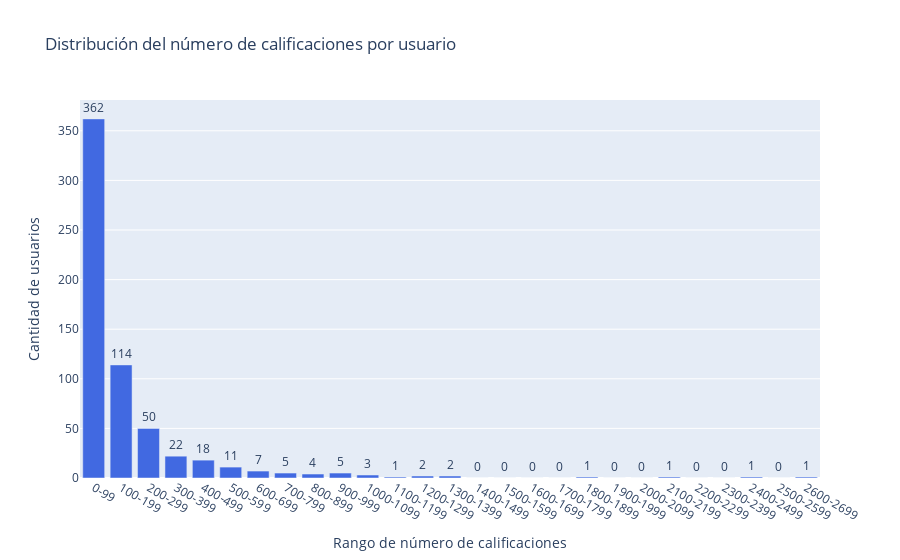

The code cell stored with this chart in its notebook:
### Code cell
import numpy as np
import plotly.graph_objects as go

# Obtener número de calificaciones por usuario
rating_users = pd.read_sql('''
    SELECT userId AS user_id,
           COUNT(*) AS cnt_rat
    FROM ratings
    GROUP BY userId
''', con)

# Definir los rangos (bins más grandes: de 50 en 50)
bin_size = 100  # Tamaño del bin
max_val = rating_users['cnt_rat'].max()
bins = np.arange(0, max_val + bin_size, bin_size)
labels = [f"{b}-{b+bin_size-1}" for b in bins[:-1]]

# Agrupar en los bins
rating_users['bin'] = pd.cut(rating_users['cnt_rat'], bins=bins, labels=labels, right=False)

# Contar cuántos usuarios hay en cada rango
hist_data = rating_users['bin'].value_counts().sort_index()

# Crear gráfico de barras
data = go.Bar(
    x=hist_data.index.astype(str),
    y=hist_data.values,
    text=hist_data.values,
    textposition="outside",
    marker=dict(color='royalblue')
)

layout = go.Layout(
    title="Distribución del número de calificaciones por usuario",
    xaxis={'title': 'Rango de número de calificaciones'},
    yaxis={'title': 'Cantidad de usuarios'}
)

go.Figure(data=[data], layout=layout).show()

### Figure 1 — Plotly figure (JSON) as saved in the notebook; plotly's stock layout.template omitted (floating-point values rounded to 4 significant figures)
{"data": [{"marker": {"color": "royalblue"}, "text": [362.0, 114.0, 50.0, 22.0, 18.0, 11.0, 7.0, 5.0, 4.0, 5.0, 3.0, 1.0, 2.0, 2.0, 0.0, 0.0, 0.0, 0.0, 1.0, 0.0, 0.0, 1.0, 0.0, 0.0, 1.0, 0.0, 1.0], "textposition": "outside", "type": "bar", "x": ["0-99", "100-199", "200-299", "300-399", "400-499", "500-599", "600-699", "700-799", "800-899", "900-999", "1000-1099", "1100-1199", "1200-1299", "1300-1399", "1400-1499", "1500-1599", "1600-1699", "1700-1799", "1800-1899", "1900-1999", "2000-2099", "2100-2199", "2200-2299", "2300-2399", "2400-2499", "2500-2599", "2600-2699"], "y": [362, 114, 50, 22, 18, 11, 7, 5, 4, 5, 3, 1, 2, 2, 0, 0, 0, 0, 1, 0, 0, 1, 0, 0, 1, 0, 1]}], "layout": {"title": {"text": "Distribución del número de calificaciones por usuario"}, "xaxis": {"title": {"text": "Rango de número de calificaciones"}}, "yaxis": {"title": {"text": "Cantidad de usuarios"}}}}
